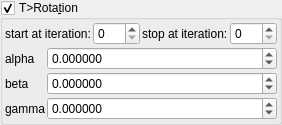
    <widget class="MyGroupBox" name="groupCheck_transf_rotation_enabled">
     <property name="title">
      <string>T&gt;Rota&amp;tion</string>
     </property>
     <property name="checkable">
      <bool>true</bool>
     </property>
     <layout class="QVBoxLayout" name="verticalLayout_9" stretch="0,0">
      <property name="spacing">
       <number>2</number>
      </property>
      <property name="leftMargin">
       <number>2</number>
      </property>
      <property name="topMargin">
       <number>2</number>
      </property>
      <property name="rightMargin">
       <number>2</number>
      </property>
      <property name="bottomMargin">
       <number>2</number>
      </property>
      <item>
       <layout class="QHBoxLayout" name="horizontalLayout_26" stretch="0,1,0,1">
        <item>
         <widget class="QLabel" name="label_111">
          <property name="text">
           <string>start at iteration:</string>
          </property>
         </widget>
        </item>
        <item>
         <widget class="MySpinBox" name="spinboxInt_transf_start_iterations_R">
          <property name="sizePolicy">
           <sizepolicy hsizetype="Minimum" vsizetype="Maximum">
            <horstretch>0</horstretch>
            <verstretch>0</verstretch>
           </sizepolicy>
          </property>
          <property name="minimum">
           <number>0</number>
          </property>
          <property name="maximum">
           <number>999</number>
          </property>
          <property name="value">
           <number>0</number>
          </property>
         </widget>
        </item>
        <item>
         <widget class="QLabel" name="label_79">
          <property name="text">
           <string>stop at iteration:</string>
          </property>
         </widget>
        </item>
        <item>
         <widget class="MySpinBox" name="spinboxInt_transf_stop_iterations_R">
          <property name="sizePolicy">
           <sizepolicy hsizetype="Preferred" vsizetype="Maximum">
            <horstretch>0</horstretch>
            <verstretch>0</verstretch>
           </sizepolicy>
          </property>
          <property name="maximum">
           <number>999</number>
          </property>
         </widget>
        </item>
       </layout>
      </item>
      <item>
       <layout class="QGridLayout" name="gridLayout_47" columnstretch="0,1">
        <property name="spacing">
         <number>2</number>
        </property>
        <item row="0" column="1">
         <widget class="MyDoubleSpinBox" name="spinboxd3_transf_rotation_x">
          <property name="sizePolicy">
           <sizepolicy hsizetype="Minimum" vsizetype="Maximum">
            <horstretch>0</horstretch>
            <verstretch>0</verstretch>
           </sizepolicy>
          </property>
          <property name="prefix">
           <string/>
          </property>
          <property name="suffix">
           <string/>
          </property>
          <property name="decimals">
           <number>6</number>
          </property>
          <property name="minimum">
           <double>-36000.000000000000000</double>
          </property>
          <property name="maximum">
           <double>36000.000000000000000</double>
          </property>
          <property name="singleStep">
           <double>1.000000000000000</double>
          </property>
         </widget>
        </item>
        <item row="2" column="1">
         <widget class="MyDoubleSpinBox" name="spinboxd3_transf_rotation_z">
          <property name="sizePolicy">
           <sizepolicy hsizetype="Minimum" vsizetype="Maximum">
            <horstretch>0</horstretch>
            <verstretch>0</verstretch>
           </sizepolicy>
          </property>
          <property name="prefix">
           <string/>
          </property>
          <property name="suffix">
           <string/>
          </property>
          <property name="decimals">
           <number>6</number>
          </property>
          <property name="minimum">
           <double>-36000.000000000000000</double>
          </property>
          <property name="maximum">
           <double>36000.000000000000000</double>
          </property>
          <property name="singleStep">
           <double>1.000000000000000</double>
          </property>
         </widget>
        </item>
        <item row="1" column="1">
         <widget class="MyDoubleSpinBox" name="spinboxd3_transf_rotation_y">
          <property name="sizePolicy">
           <sizepolicy hsizetype="Minimum" vsizetype="Maximum">
            <horstretch>0</horstretch>
            <verstretch>0</verstretch>
           </sizepolicy>
          </property>
          <property name="prefix">
           <string/>
          </property>
          <property name="suffix">
           <string/>
          </property>
          <property name="decimals">
           <number>6</number>
          </property>
          <property name="minimum">
           <double>-36000.000000000000000</double>
          </property>
          <property name="maximum">
           <double>36000.000000000000000</double>
          </property>
          <property name="singleStep">
           <double>1.000000000000000</double>
          </property>
         </widget>
        </item>
        <item row="1" column="0">
         <widget class="QLabel" name="label_44">
          <property name="text">
           <string notr="true">beta</string>
          </property>
         </widget>
        </item>
        <item row="2" column="0">
         <widget class="QLabel" name="label_45">
          <property name="text">
           <string notr="true">gamma</string>
          </property>
         </widget>
        </item>
        <item row="0" column="0">
         <widget class="QLabel" name="label_46">
          <property name="text">
           <string notr="true">alpha</string>
          </property>
         </widget>
        </item>
       </layout>
      </item>
     </layout>
    </widget>
